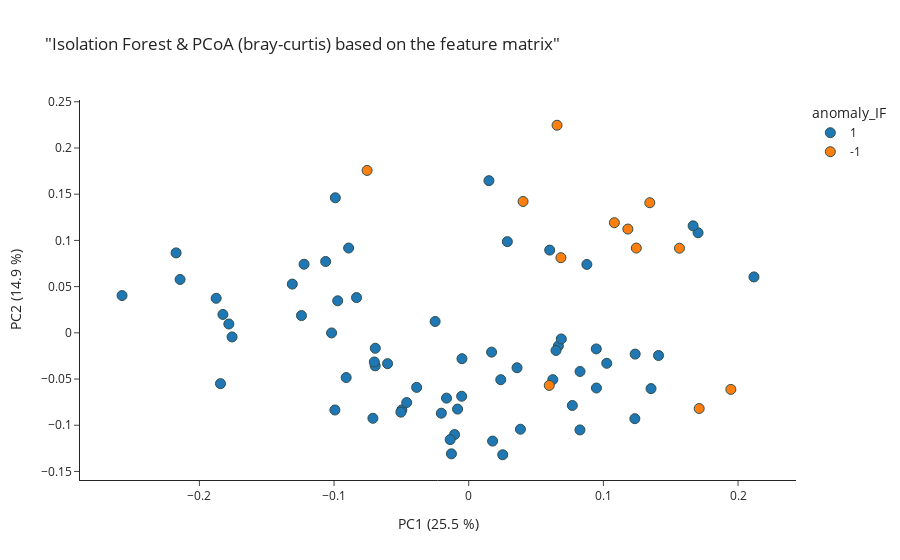
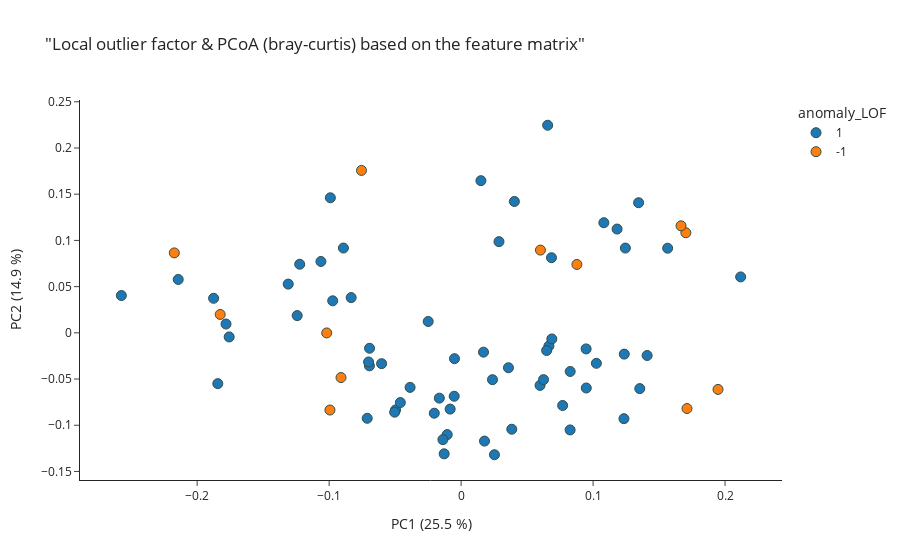
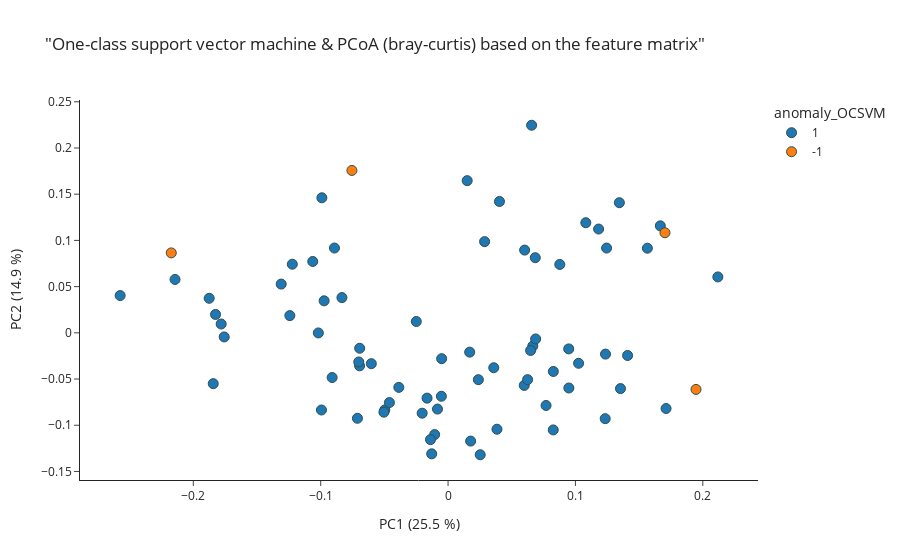

The cell these charts' notebook holds for them, in order:
### Markdown cell above
#### SC.2. Visualizing the similarity results

### Code cell
pcoa_2d(
    matrix= metric_df,
    data = SC,
    metric= 'braycurtis',
    filename_col = 'filename',
    group_col='anomaly_IF',
    title='"Isolation Forest & PCoA (bray-curtis) based on the feature matrix"')
pcoa_2d(
    matrix= metric_df,
    data = SC,
    metric= 'braycurtis',
    filename_col = 'filename',
    group_col='anomaly_LOF',
    title='"Local outlier factor & PCoA (bray-curtis) based on the feature matrix"')

pcoa_2d(
    matrix= metric_df,
    data = SC,
    metric= 'braycurtis',
    filename_col = 'filename',
    group_col='anomaly_OCSVM',
    title='"One-class support vector machine & PCoA (bray-curtis) based on the feature matrix"')

### Figure 1 — Plotly figure (JSON) as saved in the notebook; plotly's stock layout.template omitted (floating-point values rounded to 4 significant figures)
{"data": [{"hovertemplate": "<b>%{hovertext}</b><br><br>anomaly_IF=1<br>PC1 (25.5 %)=%{x}<br>PC2 (14.9 %)=%{y}<extra></extra>", "hovertext": ["LQ-01-61-01_pos.mzXML", "LQ-01-61-08_pos.mzXML", "LQ-01-61-09_pos.mzXML", "LQ-01-61-10_pos.mzXML", "LQ-01-61-11_pos.mzXML", "LQ-01-61-12_pos.mzXML", "LQ-01-61-13_pos.mzXML", "LQ-01-61-15_pos.mzXML", "LQ-01-61-16_pos.mzXML", "LQ-01-61-17_pos.mzXML", "LQ-01-61-18_pos.mzXML", "LQ-01-61-20_pos.mzXML", "LQ-01-61-21_pos.mzXML", "LQ-01-61-22_pos.mzXML", "LQ-01-61-23_pos.mzXML", "LQ-01-61-24_pos.mzXML", "LQ-01-61-25_pos.mzXML", "LQ-01-61-26_pos.mzXML", "LQ-01-61-27_pos.mzXML", "LQ-01-61-28_pos.mzXML", "LQ-01-61-29_pos.mzXML", "LQ-01-61-30_pos.mzXML", "LQ-01-61-31_pos.mzXML", "LQ-01-61-32_pos.mzXML", "LQ-01-61-33_pos.mzXML", "LQ-01-61-34_pos.mzXML", "LQ-01-61-35_pos.mzXML", "LQ-01-61-36_pos.mzXML", "LQ-01-61-38_pos.mzXML", "LQ-01-61-39_pos.mzXML", "LQ-01-61-40_pos.mzXML", "LQ-01-61-41_pos.mzXML", "LQ-01-61-42_pos.mzXML", "LQ-01-61-43_pos.mzXML", "LQ-01-61-44_pos.mzXML", "LQ-01-61-45_pos.mzXML", "LQ-01-61-46_pos.mzXML", "LQ-01-61-47_pos.mzXML", "LQ-01-61-48_pos.mzXML", "LQ-01-61-49_pos.mzXML", "LQ-01-61-50_pos.mzXML", "LQ-01-61-51_pos.mzXML", "LQ-01-61-52_pos.mzXML", "LQ-01-61-53_pos.mzXML", "LQ-01-61-54_pos.mzXML", "LQ-01-61-55_pos.mzXML", "LQ-01-61-56_pos.mzXML", "LQ-01-61-57_pos.mzXML", "LQ-01-61-58_pos.mzXML", "LQ-01-61-59_pos.mzXML", "LQ-01-61-60_pos.mzXML", "LQ-01-61-61_pos.mzXML", "LQ-01-61-62_pos.mzXML", "LQ-01-61-63_pos.mzXML", "LQ-01-61-64_pos.mzXML", "LQ-01-61-65_pos.mzXML", "LQ-01-61-66_pos.mzXML", "LQ-01-61-67_pos.mzXML", "LQ-01-61-68_pos.mzXML", "LQ-01-61-69_pos.mzXML", "LQ-01-61-70_pos.mzXML", "LQ-01-61-71_pos.mzXML", "LQ-01-61-72_pos.mzXML", "LQ-01-61-75_pos.mzXML"], "legendgroup": "1", "marker": {"color": "#1F77B4", "line": {"color": "DarkSlateGrey", "width": 1}, "size": 10, "symbol": "circle"}, "mode": "markers", "name": "1", "orientation": "v", "showlegend": true, "type": "scatter", "x": [-0.08918, -0.2574, -0.2144, -0.005231, 0.1025, -0.04967, -0.005017, -0.0165, 0.02379, 0.02869, -0.02495, 0.07694, -0.06939, -0.1018, -0.1825, 0.06655, 0.08259, 0.02525, -0.008293, -0.1875, -0.1223, -0.06946, 0.2118, 0.141, 0.01772, 0.06482, 0.1234, -0.02034, 0.01698, -0.01284, 0.0384, 0.06012, -0.06026, -0.1242, 0.06874, 0.09485, -0.01052, -0.09101, 0.06244, 0.08266, 0.09473, -0.03866, -0.05036, 0.03587, 0.08773, 0.1703, 0.1666, -0.08331, 0.1354, -0.07115, -0.2173, -0.07011, -0.1781, -0.01379, -0.04605, -0.1844, -0.131, -0.09907, -0.1757, -0.1062, 0.01502, -0.0973, -0.09938, 0.1236], "xaxis": "x", "y": [0.09175, 0.04031, 0.05775, -0.06862, -0.03298, -0.08341, -0.02797, -0.07066, -0.0507, 0.09869, 0.01227, -0.0786, -0.01669, -0.0001019, 0.01989, -0.01423, -0.1051, -0.1319, -0.08251, 0.03735, 0.07423, -0.03571, 0.06049, -0.02453, -0.1171, -0.01909, -0.09288, -0.08695, -0.02088, -0.1309, -0.1043, 0.08952, -0.03335, 0.01863, -0.006606, -0.05968, -0.1101, -0.04839, -0.05063, -0.04182, -0.01739, -0.05902, -0.08584, -0.03779, 0.07399, 0.1083, 0.1157, 0.03813, -0.06036, -0.09247, 0.08651, -0.0315, 0.009543, -0.1155, -0.07547, -0.05496, 0.05273, 0.1461, -0.004434, 0.0772, 0.1647, 0.03465, -0.08351, -0.02302], "yaxis": "y"}, {"hovertemplate": "<b>%{hovertext}</b><br><br>anomaly_IF=-1<br>PC1 (25.5 %)=%{x}<br>PC2 (14.9 %)=%{y}<extra></extra>", "hovertext": ["LQ-01-61-02_pos.mzXML", "LQ-01-61-03_pos.mzXML", "LQ-01-61-04_pos.mzXML", "LQ-01-61-05_pos.mzXML", "LQ-01-61-06_pos.mzXML", "LQ-01-61-07_pos.mzXML", "LQ-01-61-14_pos.mzXML", "LQ-01-61-19_pos.mzXML", "LQ-01-61-37_pos.mzXML", "LQ-01-61-73_pos.mzXML", "LQ-01-61-74_pos.mzXML", "LQ-01-61-78_pos.mzXML"], "legendgroup": "-1", "marker": {"color": "#FF7F0E", "line": {"color": "DarkSlateGrey", "width": 1}, "size": 10, "symbol": "circle"}, "mode": "markers", "name": "-1", "orientation": "v", "showlegend": true, "type": "scatter", "x": [0.06847, 0.1345, 0.1182, 0.0598, 0.1082, 0.1947, 0.0656, 0.1712, 0.04036, 0.1245, 0.1565, -0.07547], "xaxis": "x", "y": [0.0813, 0.1408, 0.1123, -0.05689, 0.1192, -0.06121, 0.2246, -0.0819, 0.1421, 0.09171, 0.09157, 0.1757], "yaxis": "y"}], "layout": {"legend": {"title": {"text": "anomaly_IF"}, "tracegroupgap": 0}, "title": {"text": "\"Isolation Forest & PCoA (bray-curtis) based on the feature matrix\""}, "xaxis": {"anchor": "y", "domain": [0, 1], "title": {"text": "PC1 (25.5 %)"}}, "yaxis": {"anchor": "x", "domain": [0, 1], "title": {"text": "PC2 (14.9 %)"}}}}

### Figure 2 — Plotly figure (JSON) as saved in the notebook; plotly's stock layout.template omitted (floating-point values rounded to 4 significant figures)
{"data": [{"hovertemplate": "<b>%{hovertext}</b><br><br>anomaly_LOF=1<br>PC1 (25.5 %)=%{x}<br>PC2 (14.9 %)=%{y}<extra></extra>", "hovertext": ["LQ-01-61-01_pos.mzXML", "LQ-01-61-02_pos.mzXML", "LQ-01-61-03_pos.mzXML", "LQ-01-61-04_pos.mzXML", "LQ-01-61-05_pos.mzXML", "LQ-01-61-06_pos.mzXML", "LQ-01-61-08_pos.mzXML", "LQ-01-61-09_pos.mzXML", "LQ-01-61-10_pos.mzXML", "LQ-01-61-11_pos.mzXML", "LQ-01-61-12_pos.mzXML", "LQ-01-61-13_pos.mzXML", "LQ-01-61-14_pos.mzXML", "LQ-01-61-15_pos.mzXML", "LQ-01-61-16_pos.mzXML", "LQ-01-61-17_pos.mzXML", "LQ-01-61-18_pos.mzXML", "LQ-01-61-20_pos.mzXML", "LQ-01-61-21_pos.mzXML", "LQ-01-61-24_pos.mzXML", "LQ-01-61-25_pos.mzXML", "LQ-01-61-26_pos.mzXML", "LQ-01-61-27_pos.mzXML", "LQ-01-61-28_pos.mzXML", "LQ-01-61-29_pos.mzXML", "LQ-01-61-30_pos.mzXML", "LQ-01-61-31_pos.mzXML", "LQ-01-61-32_pos.mzXML", "LQ-01-61-33_pos.mzXML", "LQ-01-61-34_pos.mzXML", "LQ-01-61-35_pos.mzXML", "LQ-01-61-36_pos.mzXML", "LQ-01-61-37_pos.mzXML", "LQ-01-61-38_pos.mzXML", "LQ-01-61-39_pos.mzXML", "LQ-01-61-40_pos.mzXML", "LQ-01-61-42_pos.mzXML", "LQ-01-61-43_pos.mzXML", "LQ-01-61-44_pos.mzXML", "LQ-01-61-45_pos.mzXML", "LQ-01-61-46_pos.mzXML", "LQ-01-61-48_pos.mzXML", "LQ-01-61-49_pos.mzXML", "LQ-01-61-50_pos.mzXML", "LQ-01-61-51_pos.mzXML", "LQ-01-61-52_pos.mzXML", "LQ-01-61-53_pos.mzXML", "LQ-01-61-57_pos.mzXML", "LQ-01-61-58_pos.mzXML", "LQ-01-61-59_pos.mzXML", "LQ-01-61-61_pos.mzXML", "LQ-01-61-62_pos.mzXML", "LQ-01-61-63_pos.mzXML", "LQ-01-61-64_pos.mzXML", "LQ-01-61-65_pos.mzXML", "LQ-01-61-66_pos.mzXML", "LQ-01-61-67_pos.mzXML", "LQ-01-61-68_pos.mzXML", "LQ-01-61-69_pos.mzXML", "LQ-01-61-70_pos.mzXML", "LQ-01-61-71_pos.mzXML", "LQ-01-61-73_pos.mzXML", "LQ-01-61-74_pos.mzXML", "LQ-01-61-75_pos.mzXML"], "legendgroup": "1", "marker": {"color": "#1F77B4", "line": {"color": "DarkSlateGrey", "width": 1}, "size": 10, "symbol": "circle"}, "mode": "markers", "name": "1", "orientation": "v", "showlegend": true, "type": "scatter", "x": [-0.08918, 0.06847, 0.1345, 0.1182, 0.0598, 0.1082, -0.2574, -0.2144, -0.005231, 0.1025, -0.04967, -0.005017, 0.0656, -0.0165, 0.02379, 0.02869, -0.02495, 0.07694, -0.06939, 0.06655, 0.08259, 0.02525, -0.008293, -0.1875, -0.1223, -0.06946, 0.2118, 0.141, 0.01772, 0.06482, 0.1234, -0.02034, 0.04036, 0.01698, -0.01284, 0.0384, -0.06026, -0.1242, 0.06874, 0.09485, -0.01052, 0.06244, 0.08266, 0.09473, -0.03866, -0.05036, 0.03587, -0.08331, 0.1354, -0.07115, -0.07011, -0.1781, -0.01379, -0.04605, -0.1844, -0.131, -0.09907, -0.1757, -0.1062, 0.01502, -0.0973, 0.1245, 0.1565, 0.1236], "xaxis": "x", "y": [0.09175, 0.0813, 0.1408, 0.1123, -0.05689, 0.1192, 0.04031, 0.05775, -0.06862, -0.03298, -0.08341, -0.02797, 0.2246, -0.07066, -0.0507, 0.09869, 0.01227, -0.0786, -0.01669, -0.01423, -0.1051, -0.1319, -0.08251, 0.03735, 0.07423, -0.03571, 0.06049, -0.02453, -0.1171, -0.01909, -0.09288, -0.08695, 0.1421, -0.02088, -0.1309, -0.1043, -0.03335, 0.01863, -0.006606, -0.05968, -0.1101, -0.05063, -0.04182, -0.01739, -0.05902, -0.08584, -0.03779, 0.03813, -0.06036, -0.09247, -0.0315, 0.009543, -0.1155, -0.07547, -0.05496, 0.05273, 0.1461, -0.004434, 0.0772, 0.1647, 0.03465, 0.09171, 0.09157, -0.02302], "yaxis": "y"}, {"hovertemplate": "<b>%{hovertext}</b><br><br>anomaly_LOF=-1<br>PC1 (25.5 %)=%{x}<br>PC2 (14.9 %)=%{y}<extra></extra>", "hovertext": ["LQ-01-61-07_pos.mzXML", "LQ-01-61-19_pos.mzXML", "LQ-01-61-22_pos.mzXML", "LQ-01-61-23_pos.mzXML", "LQ-01-61-41_pos.mzXML", "LQ-01-61-47_pos.mzXML", "LQ-01-61-54_pos.mzXML", "LQ-01-61-55_pos.mzXML", "LQ-01-61-56_pos.mzXML", "LQ-01-61-60_pos.mzXML", "LQ-01-61-72_pos.mzXML", "LQ-01-61-78_pos.mzXML"], "legendgroup": "-1", "marker": {"color": "#FF7F0E", "line": {"color": "DarkSlateGrey", "width": 1}, "size": 10, "symbol": "circle"}, "mode": "markers", "name": "-1", "orientation": "v", "showlegend": true, "type": "scatter", "x": [0.1947, 0.1712, -0.1018, -0.1825, 0.06012, -0.09101, 0.08773, 0.1703, 0.1666, -0.2173, -0.09938, -0.07547], "xaxis": "x", "y": [-0.06121, -0.0819, -0.0001019, 0.01989, 0.08952, -0.04839, 0.07399, 0.1083, 0.1157, 0.08651, -0.08351, 0.1757], "yaxis": "y"}], "layout": {"legend": {"title": {"text": "anomaly_LOF"}, "tracegroupgap": 0}, "title": {"text": "\"Local outlier factor & PCoA (bray-curtis) based on the feature matrix\""}, "xaxis": {"anchor": "y", "domain": [0, 1], "title": {"text": "PC1 (25.5 %)"}}, "yaxis": {"anchor": "x", "domain": [0, 1], "title": {"text": "PC2 (14.9 %)"}}}}

### Figure 3 — Plotly figure (JSON) as saved in the notebook; plotly's stock layout.template omitted (floating-point values rounded to 4 significant figures)
{"data": [{"hovertemplate": "<b>%{hovertext}</b><br><br>anomaly_OCSVM=1<br>PC1 (25.5 %)=%{x}<br>PC2 (14.9 %)=%{y}<extra></extra>", "hovertext": ["LQ-01-61-01_pos.mzXML", "LQ-01-61-02_pos.mzXML", "LQ-01-61-03_pos.mzXML", "LQ-01-61-04_pos.mzXML", "LQ-01-61-05_pos.mzXML", "LQ-01-61-06_pos.mzXML", "LQ-01-61-08_pos.mzXML", "LQ-01-61-09_pos.mzXML", "LQ-01-61-10_pos.mzXML", "LQ-01-61-11_pos.mzXML", "LQ-01-61-12_pos.mzXML", "LQ-01-61-13_pos.mzXML", "LQ-01-61-14_pos.mzXML", "LQ-01-61-15_pos.mzXML", "LQ-01-61-16_pos.mzXML", "LQ-01-61-17_pos.mzXML", "LQ-01-61-18_pos.mzXML", "LQ-01-61-19_pos.mzXML", "LQ-01-61-20_pos.mzXML", "LQ-01-61-21_pos.mzXML", "LQ-01-61-22_pos.mzXML", "LQ-01-61-23_pos.mzXML", "LQ-01-61-24_pos.mzXML", "LQ-01-61-25_pos.mzXML", "LQ-01-61-26_pos.mzXML", "LQ-01-61-27_pos.mzXML", "LQ-01-61-28_pos.mzXML", "LQ-01-61-29_pos.mzXML", "LQ-01-61-30_pos.mzXML", "LQ-01-61-31_pos.mzXML", "LQ-01-61-32_pos.mzXML", "LQ-01-61-33_pos.mzXML", "LQ-01-61-34_pos.mzXML", "LQ-01-61-35_pos.mzXML", "LQ-01-61-36_pos.mzXML", "LQ-01-61-37_pos.mzXML", "LQ-01-61-38_pos.mzXML", "LQ-01-61-39_pos.mzXML", "LQ-01-61-40_pos.mzXML", "LQ-01-61-41_pos.mzXML", "LQ-01-61-42_pos.mzXML", "LQ-01-61-43_pos.mzXML", "LQ-01-61-44_pos.mzXML", "LQ-01-61-45_pos.mzXML", "LQ-01-61-46_pos.mzXML", "LQ-01-61-47_pos.mzXML", "LQ-01-61-48_pos.mzXML", "LQ-01-61-49_pos.mzXML", "LQ-01-61-50_pos.mzXML", "LQ-01-61-51_pos.mzXML", "LQ-01-61-52_pos.mzXML", "LQ-01-61-53_pos.mzXML", "LQ-01-61-54_pos.mzXML", "LQ-01-61-56_pos.mzXML", "LQ-01-61-57_pos.mzXML", "LQ-01-61-58_pos.mzXML", "LQ-01-61-59_pos.mzXML", "LQ-01-61-61_pos.mzXML", "LQ-01-61-62_pos.mzXML", "LQ-01-61-63_pos.mzXML", "LQ-01-61-64_pos.mzXML", "LQ-01-61-65_pos.mzXML", "LQ-01-61-66_pos.mzXML", "LQ-01-61-67_pos.mzXML", "LQ-01-61-68_pos.mzXML", "LQ-01-61-69_pos.mzXML", "LQ-01-61-70_pos.mzXML", "LQ-01-61-71_pos.mzXML", "LQ-01-61-72_pos.mzXML", "LQ-01-61-73_pos.mzXML", "LQ-01-61-74_pos.mzXML", "LQ-01-61-75_pos.mzXML"], "legendgroup": "1", "marker": {"color": "#1F77B4", "line": {"color": "DarkSlateGrey", "width": 1}, "size": 10, "symbol": "circle"}, "mode": "markers", "name": "1", "orientation": "v", "showlegend": true, "type": "scatter", "x": [-0.08918, 0.06847, 0.1345, 0.1182, 0.0598, 0.1082, -0.2574, -0.2144, -0.005231, 0.1025, -0.04967, -0.005017, 0.0656, -0.0165, 0.02379, 0.02869, -0.02495, 0.1712, 0.07694, -0.06939, -0.1018, -0.1825, 0.06655, 0.08259, 0.02525, -0.008293, -0.1875, -0.1223, -0.06946, 0.2118, 0.141, 0.01772, 0.06482, 0.1234, -0.02034, 0.04036, 0.01698, -0.01284, 0.0384, 0.06012, -0.06026, -0.1242, 0.06874, 0.09485, -0.01052, -0.09101, 0.06244, 0.08266, 0.09473, -0.03866, -0.05036, 0.03587, 0.08773, 0.1666, -0.08331, 0.1354, -0.07115, -0.07011, -0.1781, -0.01379, -0.04605, -0.1844, -0.131, -0.09907, -0.1757, -0.1062, 0.01502, -0.0973, -0.09938, 0.1245, 0.1565, 0.1236], "xaxis": "x", "y": [0.09175, 0.0813, 0.1408, 0.1123, -0.05689, 0.1192, 0.04031, 0.05775, -0.06862, -0.03298, -0.08341, -0.02797, 0.2246, -0.07066, -0.0507, 0.09869, 0.01227, -0.0819, -0.0786, -0.01669, -0.0001019, 0.01989, -0.01423, -0.1051, -0.1319, -0.08251, 0.03735, 0.07423, -0.03571, 0.06049, -0.02453, -0.1171, -0.01909, -0.09288, -0.08695, 0.1421, -0.02088, -0.1309, -0.1043, 0.08952, -0.03335, 0.01863, -0.006606, -0.05968, -0.1101, -0.04839, -0.05063, -0.04182, -0.01739, -0.05902, -0.08584, -0.03779, 0.07399, 0.1157, 0.03813, -0.06036, -0.09247, -0.0315, 0.009543, -0.1155, -0.07547, -0.05496, 0.05273, 0.1461, -0.004434, 0.0772, 0.1647, 0.03465, -0.08351, 0.09171, 0.09157, -0.02302], "yaxis": "y"}, {"hovertemplate": "<b>%{hovertext}</b><br><br>anomaly_OCSVM=-1<br>PC1 (25.5 %)=%{x}<br>PC2 (14.9 %)=%{y}<extra></extra>", "hovertext": ["LQ-01-61-07_pos.mzXML", "LQ-01-61-55_pos.mzXML", "LQ-01-61-60_pos.mzXML", "LQ-01-61-78_pos.mzXML"], "legendgroup": "-1", "marker": {"color": "#FF7F0E", "line": {"color": "DarkSlateGrey", "width": 1}, "size": 10, "symbol": "circle"}, "mode": "markers", "name": "-1", "orientation": "v", "showlegend": true, "type": "scatter", "x": [0.1947, 0.1703, -0.2173, -0.07547], "xaxis": "x", "y": [-0.06121, 0.1083, 0.08651, 0.1757], "yaxis": "y"}], "layout": {"legend": {"title": {"text": "anomaly_OCSVM"}, "tracegroupgap": 0}, "title": {"text": "\"One-class support vector machine & PCoA (bray-curtis) based on the feature matrix\""}, "xaxis": {"anchor": "y", "domain": [0, 1], "title": {"text": "PC1 (25.5 %)"}}, "yaxis": {"anchor": "x", "domain": [0, 1], "title": {"text": "PC2 (14.9 %)"}}}}
